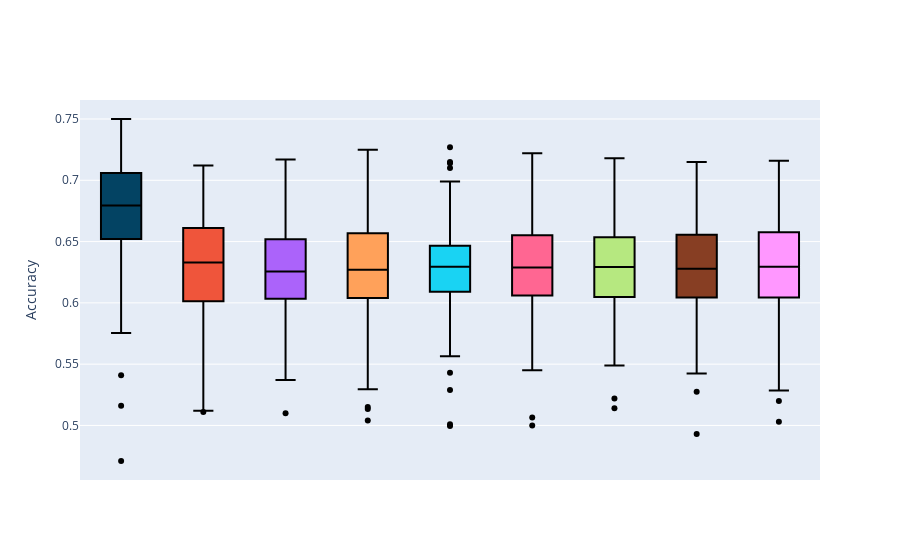

Notebook cell for this chart:
### Markdown cell above
#### Violin Plots

### Code cell
#box plots for model performamces
ma_i=copy.deepcopy(ma)

ma_i=ma_i.rename(columns={'CGAN_BASIC_DJ_SUPERVISED_CLASSIFIER':'CGAN_BASIC_SUPERVISED_CLASSIFIER'})


model_names_d1 = ['FULLY_SUPERVISED_CLASSIFIER',
                  'CGAN_BASIC_SUPERVISED_CLASSIFIER',
               'VAT',
               'TRIPLE_GAN',
               'SSL_GAN',
               'SSL_VAE',
               'ENTROPY_MINIMISATION',
               'LABEL_PROPAGATION',
               'PARTIAL_SUPERVISED_CLASSIFIER']


ma_i=ma_i[model_names_d1]

for m in model_names_d1:
    ma_i[m]=[float(result.split('|')[0]) for result in ma_i[m]]

fig = go.Figure()
for m in model_names_d1:
    fig.add_trace(go.Box(x=[m]*ma_i.shape[0],
                            y=ma_i[m],
                            name=m,
                        fillcolor=colours_dict[m],
                        marker_color="black"))

#fig.add_layout_image(dict(
#        source='causal_graphs/cg1.png',
#        x=0.7,
#        y=1,
#        )
#)


#fig.add_layout_image(dict(
#    source='causal_graphs/cg2.png',
#    x=0.7,
#    y=1,
#    )
#)

#ig.update_xaxes(title_text='Time')
fig.update_yaxes(title_text='Accuracy')
fig.update_xaxes(showticklabels=False)

fig.update_layout(showlegend=False)

fig.show()
fig.write_image("/media/krillman/240GB_DATA/codes2/SSL_GCM/collating_results/images/test_acc_g1_10000.png")

### Figure 1 — Plotly figure (JSON) as saved in the notebook; plotly's stock layout.template omitted (floating-point values rounded to 4 significant figures)
{"data": [{"fillcolor": "#034363", "marker": {"color": "black"}, "name": "FULLY_SUPERVISED_CLASSIFIER", "type": "box", "x": ["FULLY_SUPERVISED_CLASSIFIER", "FULLY_SUPERVISED_CLASSIFIER", "FULLY_SUPERVISED_CLASSIFIER", "FULLY_SUPERVISED_CLASSIFIER", "FULLY_SUPERVISED_CLASSIFIER", "FULLY_SUPERVISED_CLASSIFIER", "FULLY_SUPERVISED_CLASSIFIER", "FULLY_SUPERVISED_CLASSIFIER", "FULLY_SUPERVISED_CLASSIFIER", "FULLY_SUPERVISED_CLASSIFIER", "FULLY_SUPERVISED_CLASSIFIER", "FULLY_SUPERVISED_CLASSIFIER", "FULLY_SUPERVISED_CLASSIFIER", "FULLY_SUPERVISED_CLASSIFIER", "FULLY_SUPERVISED_CLASSIFIER", "FULLY_SUPERVISED_CLASSIFIER", "FULLY_SUPERVISED_CLASSIFIER", "FULLY_SUPERVISED_CLASSIFIER", "FULLY_SUPERVISED_CLASSIFIER", "FULLY_SUPERVISED_CLASSIFIER", "FULLY_SUPERVISED_CLASSIFIER", "FULLY_SUPERVISED_CLASSIFIER", "FULLY_SUPERVISED_CLASSIFIER", "FULLY_SUPERVISED_CLASSIFIER", "FULLY_SUPERVISED_CLASSIFIER", "FULLY_SUPERVISED_CLASSIFIER", "FULLY_SUPERVISED_CLASSIFIER", "FULLY_SUPERVISED_CLASSIFIER", "FULLY_SUPERVISED_CLASSIFIER", "FULLY_SUPERVISED_CLASSIFIER", "FULLY_SUPERVISED_CLASSIFIER", "FULLY_SUPERVISED_CLASSIFIER", "FULLY_SUPERVISED_CLASSIFIER", "FULLY_SUPERVISED_CLASSIFIER", "FULLY_SUPERVISED_CLASSIFIER", "FULLY_SUPERVISED_CLASSIFIER", "FULLY_SUPERVISED_CLASSIFIER", "FULLY_SUPERVISED_CLASSIFIER", "FULLY_SUPERVISED_CLASSIFIER", "FULLY_SUPERVISED_CLASSIFIER", "FULLY_SUPERVISED_CLASSIFIER", "FULLY_SUPERVISED_CLASSIFIER", "FULLY_SUPERVISED_CLASSIFIER", "FULLY_SUPERVISED_CLASSIFIER", "FULLY_SUPERVISED_CLASSIFIER", "FULLY_SUPERVISED_CLASSIFIER", "FULLY_SUPERVISED_CLASSIFIER", "FULLY_SUPERVISED_CLASSIFIER", "FULLY_SUPERVISED_CLASSIFIER", "FULLY_SUPERVISED_CLASSIFIER", "FULLY_SUPERVISED_CLASSIFIER", "FULLY_SUPERVISED_CLASSIFIER", "FULLY_SUPERVISED_CLASSIFIER", "FULLY_SUPERVISED_CLASSIFIER", "FULLY_SUPERVISED_CLASSIFIER", "FULLY_SUPERVISED_CLASSIFIER", "FULLY_SUPERVISED_CLASSIFIER", "FULLY_SUPERVISED_CLASSIFIER", "FULLY_SUPERVISED_CLASSIFIER", "FULLY_SUPERVISED_CLASSIFIER", "FULLY_SUPERVISED_CLASSIFIER", "FULLY_SUPERVISED_CLASSIFIER", "FULLY_SUPERVISED_CLASSIFIER", "FULLY_SUPERVISED_CLASSIFIER", "FULLY_SUPERVISED_CLASSIFIER", "FULLY_SUPERVISED_CLASSIFIER", "FULLY_SUPERVISED_CLASSIFIER", "FULLY_SUPERVISED_CLASSIFIER", "FULLY_SUPERVISED_CLASSIFIER", "FULLY_SUPERVISED_CLASSIFIER", "FULLY_SUPERVISED_CLASSIFIER", "FULLY_SUPERVISED_CLASSIFIER", "FULLY_SUPERVISED_CLASSIFIER", "FULLY_SUPERVISED_CLASSIFIER", "FULLY_SUPERVISED_CLASSIFIER", "FULLY_SUPERVISED_CLASSIFIER", "FULLY_SUPERVISED_CLASSIFIER", "FULLY_SUPERVISED_CLASSIFIER", "FULLY_SUPERVISED_CLASSIFIER", "FULLY_SUPERVISED_CLASSIFIER", "FULLY_SUPERVISED_CLASSIFIER", "FULLY_SUPERVISED_CLASSIFIER", "FULLY_SUPERVISED_CLASSIFIER", "FULLY_SUPERVISED_CLASSIFIER", "FULLY_SUPERVISED_CLASSIFIER", "FULLY_SUPERVISED_CLASSIFIER", "FULLY_SUPERVISED_CLASSIFIER", "FULLY_SUPERVISED_CLASSIFIER", "FULLY_SUPERVISED_CLASSIFIER", "FULLY_SUPERVISED_CLASSIFIER", "FULLY_SUPERVISED_CLASSIFIER", "FULLY_SUPERVISED_CLASSIFIER", "FULLY_SUPERVISED_CLASSIFIER", "FULLY_SUPERVISED_CLASSIFIER", "FULLY_SUPERVISED_CLASSIFIER", "FULLY_SUPERVISED_CLASSIFIER", "FULLY_SUPERVISED_CLASSIFIER", "FULLY_SUPERVISED_CLASSIFIER", "FULLY_SUPERVISED_CLASSIFIER", "FULLY_SUPERVISED_CLASSIFIER"], "y": [0.541, 0.74, 0.6397, 0.679, 0.7053, 0.6963, 0.714, 0.6763, 0.6224, 0.706, 0.684, 0.5804, 0.6713, 0.582, 0.7053, 0.71, 0.7203, 0.69, 0.704, 0.675, 0.721, 0.6494, 0.6414, 0.6324, 0.6593, 0.706, 0.6653, 0.6783, 0.6513, 0.658, 0.604, 0.6683, 0.713, 0.721, 0.471, 0.683, 0.6144, 0.732, 0.6474, 0.652, 0.716, 0.6533, 0.75, 0.649, 0.657, 0.669, 0.706, 0.5754, 0.701, 0.724, 0.673, 0.724, 0.738, 0.6523, 0.66, 0.71, 0.69, 0.68, 0.7403, 0.709, 0.7263, 0.722, 0.6394, 0.681, 0.657, 0.6893, 0.614, 0.685, 0.6883, 0.694, 0.702, 0.692, 0.683, 0.6943, 0.659, 0.711, 0.656, 0.7053, 0.627, 0.614, 0.7343, 0.677, 0.721, 0.634, 0.516, 0.658, 0.698, 0.661, 0.663, 0.7133, 0.6444, 0.591, 0.674, 0.673, 0.722, 0.6633, 0.721, 0.6853, 0.693, 0.651]}, {"fillcolor": "#EF553B", "marker": {"color": "black"}, "name": "CGAN_BASIC_SUPERVISED_CLASSIFIER", "type": "box", "x": ["CGAN_BASIC_SUPERVISED_CLASSIFIER", "CGAN_BASIC_SUPERVISED_CLASSIFIER", "CGAN_BASIC_SUPERVISED_CLASSIFIER", "CGAN_BASIC_SUPERVISED_CLASSIFIER", "CGAN_BASIC_SUPERVISED_CLASSIFIER", "CGAN_BASIC_SUPERVISED_CLASSIFIER", "CGAN_BASIC_SUPERVISED_CLASSIFIER", "CGAN_BASIC_SUPERVISED_CLASSIFIER", "CGAN_BASIC_SUPERVISED_CLASSIFIER", "CGAN_BASIC_SUPERVISED_CLASSIFIER", "CGAN_BASIC_SUPERVISED_CLASSIFIER", "CGAN_BASIC_SUPERVISED_CLASSIFIER", "CGAN_BASIC_SUPERVISED_CLASSIFIER", "CGAN_BASIC_SUPERVISED_CLASSIFIER", "CGAN_BASIC_SUPERVISED_CLASSIFIER", "CGAN_BASIC_SUPERVISED_CLASSIFIER", "CGAN_BASIC_SUPERVISED_CLASSIFIER", "CGAN_BASIC_SUPERVISED_CLASSIFIER", "CGAN_BASIC_SUPERVISED_CLASSIFIER", "CGAN_BASIC_SUPERVISED_CLASSIFIER", "CGAN_BASIC_SUPERVISED_CLASSIFIER", "CGAN_BASIC_SUPERVISED_CLASSIFIER", "CGAN_BASIC_SUPERVISED_CLASSIFIER", "CGAN_BASIC_SUPERVISED_CLASSIFIER", "CGAN_BASIC_SUPERVISED_CLASSIFIER", "CGAN_BASIC_SUPERVISED_CLASSIFIER", "CGAN_BASIC_SUPERVISED_CLASSIFIER", "CGAN_BASIC_SUPERVISED_CLASSIFIER", "CGAN_BASIC_SUPERVISED_CLASSIFIER", "CGAN_BASIC_SUPERVISED_CLASSIFIER", "CGAN_BASIC_SUPERVISED_CLASSIFIER", "CGAN_BASIC_SUPERVISED_CLASSIFIER", "CGAN_BASIC_SUPERVISED_CLASSIFIER", "CGAN_BASIC_SUPERVISED_CLASSIFIER", "CGAN_BASIC_SUPERVISED_CLASSIFIER", "CGAN_BASIC_SUPERVISED_CLASSIFIER", "CGAN_BASIC_SUPERVISED_CLASSIFIER", "CGAN_BASIC_SUPERVISED_CLASSIFIER", "CGAN_BASIC_SUPERVISED_CLASSIFIER", "CGAN_BASIC_SUPERVISED_CLASSIFIER", "CGAN_BASIC_SUPERVISED_CLASSIFIER", "CGAN_BASIC_SUPERVISED_CLASSIFIER", "CGAN_BASIC_SUPERVISED_CLASSIFIER", "CGAN_BASIC_SUPERVISED_CLASSIFIER", "CGAN_BASIC_SUPERVISED_CLASSIFIER", "CGAN_BASIC_SUPERVISED_CLASSIFIER", "CGAN_BASIC_SUPERVISED_CLASSIFIER", "CGAN_BASIC_SUPERVISED_CLASSIFIER", "CGAN_BASIC_SUPERVISED_CLASSIFIER", "CGAN_BASIC_SUPERVISED_CLASSIFIER", "CGAN_BASIC_SUPERVISED_CLASSIFIER", "CGAN_BASIC_SUPERVISED_CLASSIFIER", "CGAN_BASIC_SUPERVISED_CLASSIFIER", "CGAN_BASIC_SUPERVISED_CLASSIFIER", "CGAN_BASIC_SUPERVISED_CLASSIFIER", "CGAN_BASIC_SUPERVISED_CLASSIFIER", "CGAN_BASIC_SUPERVISED_CLASSIFIER", "CGAN_BASIC_SUPERVISED_CLASSIFIER", "CGAN_BASIC_SUPERVISED_CLASSIFIER", "CGAN_BASIC_SUPERVISED_CLASSIFIER", "CGAN_BASIC_SUPERVISED_CLASSIFIER", "CGAN_BASIC_SUPERVISED_CLASSIFIER", "CGAN_BASIC_SUPERVISED_CLASSIFIER", "CGAN_BASIC_SUPERVISED_CLASSIFIER", "CGAN_BASIC_SUPERVISED_CLASSIFIER", "CGAN_BASIC_SUPERVISED_CLASSIFIER", "CGAN_BASIC_SUPERVISED_CLASSIFIER", "CGAN_BASIC_SUPERVISED_CLASSIFIER", "CGAN_BASIC_SUPERVISED_CLASSIFIER", "CGAN_BASIC_SUPERVISED_CLASSIFIER", "CGAN_BASIC_SUPERVISED_CLASSIFIER", "CGAN_BASIC_SUPERVISED_CLASSIFIER", "CGAN_BASIC_SUPERVISED_CLASSIFIER", "CGAN_BASIC_SUPERVISED_CLASSIFIER", "CGAN_BASIC_SUPERVISED_CLASSIFIER", "CGAN_BASIC_SUPERVISED_CLASSIFIER", "CGAN_BASIC_SUPERVISED_CLASSIFIER", "CGAN_BASIC_SUPERVISED_CLASSIFIER", "CGAN_BASIC_SUPERVISED_CLASSIFIER", "CGAN_BASIC_SUPERVISED_CLASSIFIER", "CGAN_BASIC_SUPERVISED_CLASSIFIER", "CGAN_BASIC_SUPERVISED_CLASSIFIER", "CGAN_BASIC_SUPERVISED_CLASSIFIER", "CGAN_BASIC_SUPERVISED_CLASSIFIER", "CGAN_BASIC_SUPERVISED_CLASSIFIER", "CGAN_BASIC_SUPERVISED_CLASSIFIER", "CGAN_BASIC_SUPERVISED_CLASSIFIER", "CGAN_BASIC_SUPERVISED_CLASSIFIER", "CGAN_BASIC_SUPERVISED_CLASSIFIER", "CGAN_BASIC_SUPERVISED_CLASSIFIER", "CGAN_BASIC_SUPERVISED_CLASSIFIER", "CGAN_BASIC_SUPERVISED_CLASSIFIER", "CGAN_BASIC_SUPERVISED_CLASSIFIER", "CGAN_BASIC_SUPERVISED_CLASSIFIER", "CGAN_BASIC_SUPERVISED_CLASSIFIER", "CGAN_BASIC_SUPERVISED_CLASSIFIER", "CGAN_BASIC_SUPERVISED_CLASSIFIER", "CGAN_BASIC_SUPERVISED_CLASSIFIER", "CGAN_BASIC_SUPERVISED_CLASSIFIER", "CGAN_BASIC_SUPERVISED_CLASSIFIER"], "y": [0.512, 0.63, 0.6337, 0.598, 0.6184, 0.6274, 0.683, 0.6194, 0.5475, 0.623, 0.591, 0.5864, 0.6094, 0.595, 0.6773, 0.702, 0.6543, 0.672, 0.564, 0.652, 0.694, 0.6683, 0.6144, 0.5664, 0.6484, 0.635, 0.6404, 0.6733, 0.6394, 0.615, 0.635, 0.6024, 0.645, 0.705, 0.511, 0.647, 0.6064, 0.629, 0.6613, 0.612, 0.669, 0.6054, 0.704, 0.599, 0.666, 0.597, 0.661, 0.5544, 0.685, 0.69, 0.594, 0.676, 0.658, 0.6513, 0.614, 0.655, 0.65, 0.685, 0.6533, 0.69, 0.6803, 0.712, 0.5844, 0.648, 0.606, 0.6434, 0.587, 0.583, 0.6034, 0.639, 0.66, 0.682, 0.633, 0.6753, 0.633, 0.544, 0.641, 0.6563, 0.609, 0.523, 0.6863, 0.652, 0.63, 0.578, 0.577, 0.59, 0.604, 0.641, 0.627, 0.6004, 0.6054, 0.562, 0.615, 0.669, 0.674, 0.7083, 0.617, 0.5395, 0.618, 0.582]}, {"fillcolor": "#AB63FA", "marker": {"color": "black"}, "name": "VAT", "type": "box", "x": ["VAT", "VAT", "VAT", "VAT", "VAT", "VAT", "VAT", "VAT", "VAT", "VAT", "VAT", "VAT", "VAT", "VAT", "VAT", "VAT", "VAT", "VAT", "VAT", "VAT", "VAT", "VAT", "VAT", "VAT", "VAT", "VAT", "VAT", "VAT", "VAT", "VAT", "VAT", "VAT", "VAT", "VAT", "VAT", "VAT", "VAT", "VAT", "VAT", "VAT", "VAT", "VAT", "VAT", "VAT", "VAT", "VAT", "VAT", "VAT", "VAT", "VAT", "VAT", "VAT", "VAT", "VAT", "VAT", "VAT", "VAT", "VAT", "VAT", "VAT", "VAT", "VAT", "VAT", "VAT", "VAT", "VAT", "VAT", "VAT", "VAT", "VAT", "VAT", "VAT", "VAT", "VAT", "VAT", "VAT", "VAT", "VAT", "VAT", "VAT", "VAT", "VAT", "VAT", "VAT", "VAT", "VAT", "VAT", "VAT", "VAT", "VAT", "VAT", "VAT", "VAT", "VAT", "VAT", "VAT", "VAT", "VAT", "VAT", "VAT"], "y": [0.51, 0.639, 0.6567, 0.606, 0.6004, 0.6034, 0.657, 0.6224, 0.5614, 0.633, 0.642, 0.5844, 0.6294, 0.58, 0.6873, 0.692, 0.5984, 0.676, 0.625, 0.623, 0.696, 0.6593, 0.6034, 0.6104, 0.5994, 0.657, 0.6434, 0.6344, 0.6254, 0.614, 0.605, 0.6913, 0.639, 0.602, 0.554, 0.634, 0.5694, 0.614, 0.5964, 0.602, 0.626, 0.5614, 0.717, 0.591, 0.691, 0.593, 0.639, 0.5485, 0.621, 0.671, 0.641, 0.643, 0.654, 0.6523, 0.628, 0.657, 0.667, 0.655, 0.6893, 0.696, 0.6753, 0.708, 0.5934, 0.64, 0.635, 0.6264, 0.576, 0.618, 0.6204, 0.616, 0.622, 0.537, 0.663, 0.6693, 0.588, 0.552, 0.64, 0.6513, 0.557, 0.553, 0.6613, 0.542, 0.656, 0.6255, 0.6255, 0.6255, 0.6255, 0.6255, 0.6255, 0.6255, 0.6255, 0.6255, 0.6255, 0.6255, 0.6255, 0.6255, 0.6255, 0.6255, 0.6255, 0.6255]}, {"fillcolor": "#FFA15A", "marker": {"color": "black"}, "name": "TRIPLE_GAN", "type": "box", "x": ["TRIPLE_GAN", "TRIPLE_GAN", "TRIPLE_GAN", "TRIPLE_GAN", "TRIPLE_GAN", "TRIPLE_GAN", "TRIPLE_GAN", "TRIPLE_GAN", "TRIPLE_GAN", "TRIPLE_GAN", "TRIPLE_GAN", "TRIPLE_GAN", "TRIPLE_GAN", "TRIPLE_GAN", "TRIPLE_GAN", "TRIPLE_GAN", "TRIPLE_GAN", "TRIPLE_GAN", "TRIPLE_GAN", "TRIPLE_GAN", "TRIPLE_GAN", "TRIPLE_GAN", "TRIPLE_GAN", "TRIPLE_GAN", "TRIPLE_GAN", "TRIPLE_GAN", "TRIPLE_GAN", "TRIPLE_GAN", "TRIPLE_GAN", "TRIPLE_GAN", "TRIPLE_GAN", "TRIPLE_GAN", "TRIPLE_GAN", "TRIPLE_GAN", "TRIPLE_GAN", "TRIPLE_GAN", "TRIPLE_GAN", "TRIPLE_GAN", "TRIPLE_GAN", "TRIPLE_GAN", "TRIPLE_GAN", "TRIPLE_GAN", "TRIPLE_GAN", "TRIPLE_GAN", "TRIPLE_GAN", "TRIPLE_GAN", "TRIPLE_GAN", "TRIPLE_GAN", "TRIPLE_GAN", "TRIPLE_GAN", "TRIPLE_GAN", "TRIPLE_GAN", "TRIPLE_GAN", "TRIPLE_GAN", "TRIPLE_GAN", "TRIPLE_GAN", "TRIPLE_GAN", "TRIPLE_GAN", "TRIPLE_GAN", "TRIPLE_GAN", "TRIPLE_GAN", "TRIPLE_GAN", "TRIPLE_GAN", "TRIPLE_GAN", "TRIPLE_GAN", "TRIPLE_GAN", "TRIPLE_GAN", "TRIPLE_GAN", "TRIPLE_GAN", "TRIPLE_GAN", "TRIPLE_GAN", "TRIPLE_GAN", "TRIPLE_GAN", "TRIPLE_GAN", "TRIPLE_GAN", "TRIPLE_GAN", "TRIPLE_GAN", "TRIPLE_GAN", "TRIPLE_GAN", "TRIPLE_GAN", "TRIPLE_GAN", "TRIPLE_GAN", "TRIPLE_GAN", "TRIPLE_GAN", "TRIPLE_GAN", "TRIPLE_GAN", "TRIPLE_GAN", "TRIPLE_GAN", "TRIPLE_GAN", "TRIPLE_GAN", "TRIPLE_GAN", "TRIPLE_GAN", "TRIPLE_GAN", "TRIPLE_GAN", "TRIPLE_GAN", "TRIPLE_GAN", "TRIPLE_GAN", "TRIPLE_GAN", "TRIPLE_GAN", "TRIPLE_GAN"], "y": [0.515, 0.622, 0.6447, 0.602, 0.6464, 0.6903, 0.686, 0.6404, 0.5694, 0.628, 0.631, 0.5984, 0.6603, 0.583, 0.6783, 0.697, 0.5984, 0.647, 0.539, 0.659, 0.667, 0.6543, 0.5664, 0.5764, 0.5514, 0.589, 0.6374, 0.6434, 0.5814, 0.56, 0.596, 0.5904, 0.648, 0.725, 0.504, 0.654, 0.5295, 0.635, 0.6583, 0.615, 0.637, 0.5584, 0.7, 0.632, 0.688, 0.654, 0.68, 0.5135, 0.588, 0.675, 0.555, 0.665, 0.664, 0.6793, 0.621, 0.623, 0.646, 0.636, 0.6274, 0.661, 0.6553, 0.701, 0.5974, 0.665, 0.63, 0.6254, 0.606, 0.621, 0.6234, 0.562, 0.683, 0.635, 0.661, 0.6893, 0.63, 0.576, 0.636, 0.6723, 0.618, 0.547, 0.6474, 0.667, 0.674, 0.627, 0.627, 0.627, 0.627, 0.627, 0.627, 0.627, 0.627, 0.627, 0.627, 0.627, 0.627, 0.627, 0.627, 0.627, 0.627, 0.627]}, {"fillcolor": "#19D3F3", "marker": {"color": "black"}, "name": "SSL_GAN", "type": "box", "x": ["SSL_GAN", "SSL_GAN", "SSL_GAN", "SSL_GAN", "SSL_GAN", "SSL_GAN", "SSL_GAN", "SSL_GAN", "SSL_GAN", "SSL_GAN", "SSL_GAN", "SSL_GAN", "SSL_GAN", "SSL_GAN", "SSL_GAN", "SSL_GAN", "SSL_GAN", "SSL_GAN", "SSL_GAN", "SSL_GAN", "SSL_GAN", "SSL_GAN", "SSL_GAN", "SSL_GAN", "SSL_GAN", "SSL_GAN", "SSL_GAN", "SSL_GAN", "SSL_GAN", "SSL_GAN", "SSL_GAN", "SSL_GAN", "SSL_GAN", "SSL_GAN", "SSL_GAN", "SSL_GAN", "SSL_GAN", "SSL_GAN", "SSL_GAN", "SSL_GAN", "SSL_GAN", "SSL_GAN", "SSL_GAN", "SSL_GAN", "SSL_GAN", "SSL_GAN", "SSL_GAN", "SSL_GAN", "SSL_GAN", "SSL_GAN", "SSL_GAN", "SSL_GAN", "SSL_GAN", "SSL_GAN", "SSL_GAN", "SSL_GAN", "SSL_GAN", "SSL_GAN", "SSL_GAN", "SSL_GAN", "SSL_GAN", "SSL_GAN", "SSL_GAN", "SSL_GAN", "SSL_GAN", "SSL_GAN", "SSL_GAN", "SSL_GAN", "SSL_GAN", "SSL_GAN", "SSL_GAN", "SSL_GAN", "SSL_GAN", "SSL_GAN", "SSL_GAN", "SSL_GAN", "SSL_GAN", "SSL_GAN", "SSL_GAN", "SSL_GAN", "SSL_GAN", "SSL_GAN", "SSL_GAN", "SSL_GAN", "SSL_GAN", "SSL_GAN", "SSL_GAN", "SSL_GAN", "SSL_GAN", "SSL_GAN", "SSL_GAN", "SSL_GAN", "SSL_GAN", "SSL_GAN", "SSL_GAN", "SSL_GAN", "SSL_GAN", "SSL_GAN", "SSL_GAN", "SSL_GAN"], "y": [0.501, 0.651, 0.6397, 0.612, 0.6034, 0.6543, 0.646, 0.6364, 0.5564, 0.608, 0.63, 0.5734, 0.6663, 0.588, 0.6813, 0.71, 0.6034, 0.642, 0.572, 0.619, 0.682, 0.6424, 0.6034, 0.5934, 0.6194, 0.677, 0.6364, 0.6553, 0.6384, 0.529, 0.608, 0.6204, 0.647, 0.727, 0.543, 0.626, 0.5564, 0.61, 0.6434, 0.62, 0.616, 0.5984, 0.714, 0.63, 0.645, 0.634, 0.629, 0.4995, 0.636, 0.692, 0.636, 0.633, 0.654, 0.6633, 0.608, 0.624, 0.651, 0.677, 0.6324, 0.699, 0.6653, 0.715, 0.5964, 0.645, 0.602, 0.6454, 0.593, 0.597, 0.6444, 0.634, 0.645, 0.664, 0.662, 0.6873, 0.602, 0.586, 0.649, 0.6663, 0.634, 0.578, 0.6803, 0.578, 0.636, 0.6295, 0.6295, 0.6295, 0.6295, 0.6295, 0.6295, 0.6295, 0.6295, 0.6295, 0.6295, 0.6295, 0.6295, 0.6295, 0.6295, 0.6295, 0.6295, 0.6295]}, {"fillcolor": "#FF6692", "marker": {"color": "black"}, "name": "SSL_VAE", "type": "box", "x": ["SSL_VAE", "SSL_VAE", "SSL_VAE", "SSL_VAE", "SSL_VAE", "SSL_VAE", "SSL_VAE", "SSL_VAE", "SSL_VAE", "SSL_VAE", "SSL_VAE", "SSL_VAE", "SSL_VAE", "SSL_VAE", "SSL_VAE", "SSL_VAE", "SSL_VAE", "SSL_VAE", "SSL_VAE", "SSL_VAE", "SSL_VAE", "SSL_VAE", "SSL_VAE", "SSL_VAE", "SSL_VAE", "SSL_VAE", "SSL_VAE", "SSL_VAE", "SSL_VAE", "SSL_VAE", "SSL_VAE", "SSL_VAE", "SSL_VAE", "SSL_VAE", "SSL_VAE", "SSL_VAE", "SSL_VAE", "SSL_VAE", "SSL_VAE", "SSL_VAE", "SSL_VAE", "SSL_VAE", "SSL_VAE", "SSL_VAE", "SSL_VAE", "SSL_VAE", "SSL_VAE", "SSL_VAE", "SSL_VAE", "SSL_VAE", "SSL_VAE", "SSL_VAE", "SSL_VAE", "SSL_VAE", "SSL_VAE", "SSL_VAE", "SSL_VAE", "SSL_VAE", "SSL_VAE", "SSL_VAE", "SSL_VAE", "SSL_VAE", "SSL_VAE", "SSL_VAE", "SSL_VAE", "SSL_VAE", "SSL_VAE", "SSL_VAE", "SSL_VAE", "SSL_VAE", "SSL_VAE", "SSL_VAE", "SSL_VAE", "SSL_VAE", "SSL_VAE", "SSL_VAE", "SSL_VAE", "SSL_VAE", "SSL_VAE", "SSL_VAE", "SSL_VAE", "SSL_VAE", "SSL_VAE", "SSL_VAE", "SSL_VAE", "SSL_VAE", "SSL_VAE", "SSL_VAE", "SSL_VAE", "SSL_VAE", "SSL_VAE", "SSL_VAE", "SSL_VAE", "SSL_VAE", "SSL_VAE", "SSL_VAE", "SSL_VAE", "SSL_VAE", "SSL_VAE", "SSL_VAE"], "y": [0.5, 0.584, 0.6437, 0.609, 0.5554, 0.6653, 0.642, 0.6384, 0.5604, 0.597, 0.593, 0.5954, 0.6563, 0.599, 0.6833, 0.693, 0.6244, 0.68, 0.603, 0.664, 0.707, 0.6374, 0.6004, 0.5604, 0.5504, 0.683, 0.6414, 0.6523, 0.5534, 0.609, 0.617, 0.6144, 0.639, 0.686, 0.545, 0.613, 0.5644, 0.659, 0.6484, 0.595, 0.638, 0.5684, 0.722, 0.618, 0.638, 0.601, 0.669, 0.5065, 0.64, 0.657, 0.65, 0.641, 0.662, 0.6823, 0.616, 0.686, 0.643, 0.65, 0.6723, 0.67, 0.6753, 0.72, 0.6344, 0.649, 0.612, 0.6364, 0.596, 0.617, 0.6024, 0.655, 0.662, 0.657, 0.648, 0.6713, 0.618, 0.577, 0.588, 0.6553, 0.634, 0.575, 0.6883, 0.602, 0.6289, 0.6289, 0.6289, 0.6289, 0.6289, 0.6289, 0.6289, 0.6289, 0.6289, 0.6289, 0.6289, 0.6289, 0.6289, 0.6289, 0.6289, 0.6289, 0.6289, 0.6289]}, {"fillcolor": "#B6E880", "marker": {"color": "black"}, "name": "ENTROPY_MINIMISATION", "type": "box", "x": ["ENTROPY_MINIMISATION", "ENTROPY_MINIMISATION", "ENTROPY_MINIMISATION", "ENTROPY_MINIMISATION", "ENTROPY_MINIMISATION", "ENTROPY_MINIMISATION", "ENTROPY_MINIMISATION", "ENTROPY_MINIMISATION", "ENTROPY_MINIMISATION", "ENTROPY_MINIMISATION", "ENTROPY_MINIMISATION", "ENTROPY_MINIMISATION", "ENTROPY_MINIMISATION", "ENTROPY_MINIMISATION", "ENTROPY_MINIMISATION", "ENTROPY_MINIMISATION", "ENTROPY_MINIMISATION", "ENTROPY_MINIMISATION", "ENTROPY_MINIMISATION", "ENTROPY_MINIMISATION", "ENTROPY_MINIMISATION", "ENTROPY_MINIMISATION", "ENTROPY_MINIMISATION", "ENTROPY_MINIMISATION", "ENTROPY_MINIMISATION", "ENTROPY_MINIMISATION", "ENTROPY_MINIMISATION", "ENTROPY_MINIMISATION", "ENTROPY_MINIMISATION", "ENTROPY_MINIMISATION", "ENTROPY_MINIMISATION", "ENTROPY_MINIMISATION", "ENTROPY_MINIMISATION", "ENTROPY_MINIMISATION", "ENTROPY_MINIMISATION", "ENTROPY_MINIMISATION", "ENTROPY_MINIMISATION", "ENTROPY_MINIMISATION", "ENTROPY_MINIMISATION", "ENTROPY_MINIMISATION", "ENTROPY_MINIMISATION", "ENTROPY_MINIMISATION", "ENTROPY_MINIMISATION", "ENTROPY_MINIMISATION", "ENTROPY_MINIMISATION", "ENTROPY_MINIMISATION", "ENTROPY_MINIMISATION", "ENTROPY_MINIMISATION", "ENTROPY_MINIMISATION", "ENTROPY_MINIMISATION", "ENTROPY_MINIMISATION", "ENTROPY_MINIMISATION", "ENTROPY_MINIMISATION", "ENTROPY_MINIMISATION", "ENTROPY_MINIMISATION", "ENTROPY_MINIMISATION", "ENTROPY_MINIMISATION", "ENTROPY_MINIMISATION", "ENTROPY_MINIMISATION", "ENTROPY_MINIMISATION", "ENTROPY_MINIMISATION", "ENTROPY_MINIMISATION", "ENTROPY_MINIMISATION", "ENTROPY_MINIMISATION", "ENTROPY_MINIMISATION", "ENTROPY_MINIMISATION", "ENTROPY_MINIMISATION", "ENTROPY_MINIMISATION", "ENTROPY_MINIMISATION", "ENTROPY_MINIMISATION", "ENTROPY_MINIMISATION", "ENTROPY_MINIMISATION", "ENTROPY_MINIMISATION", "ENTROPY_MINIMISATION", "ENTROPY_MINIMISATION", "ENTROPY_MINIMISATION", "ENTROPY_MINIMISATION", "ENTROPY_MINIMISATION", "ENTROPY_MINIMISATION", "ENTROPY_MINIMISATION", "ENTROPY_MINIMISATION", "ENTROPY_MINIMISATION", "ENTROPY_MINIMISATION", "ENTROPY_MINIMISATION", "ENTROPY_MINIMISATION", "ENTROPY_MINIMISATION", "ENTROPY_MINIMISATION", "ENTROPY_MINIMISATION", "ENTROPY_MINIMISATION", "ENTROPY_MINIMISATION", "ENTROPY_MINIMISATION", "ENTROPY_MINIMISATION", "ENTROPY_MINIMISATION", "ENTROPY_MINIMISATION", "ENTROPY_MINIMISATION", "ENTROPY_MINIMISATION", "ENTROPY_MINIMISATION", "ENTROPY_MINIMISATION", "ENTROPY_MINIMISATION", "ENTROPY_MINIMISATION"], "y": [0.522, 0.606, 0.6128, 0.598, 0.6494, 0.6194, 0.701, 0.6194, 0.5894, 0.624, 0.637, 0.5714, 0.6464, 0.596, 0.6743, 0.7, 0.5664, 0.666, 0.573, 0.664, 0.704, 0.6593, 0.5934, 0.5614, 0.6174, 0.655, 0.6444, 0.6503, 0.5514, 0.568, 0.592, 0.6254, 0.602, 0.697, 0.514, 0.619, 0.5614, 0.639, 0.6643, 0.549, 0.619, 0.5554, 0.718, 0.603, 0.651, 0.605, 0.672, 0.5504, 0.669, 0.692, 0.65, 0.647, 0.644, 0.6613, 0.641, 0.635, 0.669, 0.681, 0.6613, 0.697, 0.6823, 0.714, 0.6234, 0.641, 0.588, 0.6044, 0.589, 0.637, 0.6464, 0.643, 0.652, 0.636, 0.656, 0.6793, 0.616, 0.584, 0.623, 0.6653, 0.628, 0.564, 0.6983, 0.634, 0.597, 0.6292, 0.6292, 0.6292, 0.6292, 0.6292, 0.6292, 0.6292, 0.6292, 0.6292, 0.6292, 0.6292, 0.6292, 0.6292, 0.6292, 0.6292, 0.6292, 0.6292]}, {"fillcolor": "#873E23", "marker": {"color": "black"}, "name": "LABEL_PROPAGATION", "type": "box", "x": ["LABEL_PROPAGATION", "LABEL_PROPAGATION", "LABEL_PROPAGATION", "LABEL_PROPAGATION", "LABEL_PROPAGATION", "LABEL_PROPAGATION", "LABEL_PROPAGATION", "LABEL_PROPAGATION", "LABEL_PROPAGATION", "LABEL_PROPAGATION", "LABEL_PROPAGATION", "LABEL_PROPAGATION", "LABEL_PROPAGATION", "LABEL_PROPAGATION", "LABEL_PROPAGATION", "LABEL_PROPAGATION", "LABEL_PROPAGATION", "LABEL_PROPAGATION", "LABEL_PROPAGATION", "LABEL_PROPAGATION", "LABEL_PROPAGATION", "LABEL_PROPAGATION", "LABEL_PROPAGATION", "LABEL_PROPAGATION", "LABEL_PROPAGATION", "LABEL_PROPAGATION", "LABEL_PROPAGATION", "LABEL_PROPAGATION", "LABEL_PROPAGATION", "LABEL_PROPAGATION", "LABEL_PROPAGATION", "LABEL_PROPAGATION", "LABEL_PROPAGATION", "LABEL_PROPAGATION", "LABEL_PROPAGATION", "LABEL_PROPAGATION", "LABEL_PROPAGATION", "LABEL_PROPAGATION", "LABEL_PROPAGATION", "LABEL_PROPAGATION", "LABEL_PROPAGATION", "LABEL_PROPAGATION", "LABEL_PROPAGATION", "LABEL_PROPAGATION", "LABEL_PROPAGATION", "LABEL_PROPAGATION", "LABEL_PROPAGATION", "LABEL_PROPAGATION", "LABEL_PROPAGATION", "LABEL_PROPAGATION", "LABEL_PROPAGATION", "LABEL_PROPAGATION", "LABEL_PROPAGATION", "LABEL_PROPAGATION", "LABEL_PROPAGATION", "LABEL_PROPAGATION", "LABEL_PROPAGATION", "LABEL_PROPAGATION", "LABEL_PROPAGATION", "LABEL_PROPAGATION", "LABEL_PROPAGATION", "LABEL_PROPAGATION", "LABEL_PROPAGATION", "LABEL_PROPAGATION", "LABEL_PROPAGATION", "LABEL_PROPAGATION", "LABEL_PROPAGATION", "LABEL_PROPAGATION", "LABEL_PROPAGATION", "LABEL_PROPAGATION", "LABEL_PROPAGATION", "LABEL_PROPAGATION", "LABEL_PROPAGATION", "LABEL_PROPAGATION", "LABEL_PROPAGATION", "LABEL_PROPAGATION", "LABEL_PROPAGATION", "LABEL_PROPAGATION", "LABEL_PROPAGATION", "LABEL_PROPAGATION", "LABEL_PROPAGATION", "LABEL_PROPAGATION", "LABEL_PROPAGATION", "LABEL_PROPAGATION", "LABEL_PROPAGATION", "LABEL_PROPAGATION", "LABEL_PROPAGATION", "LABEL_PROPAGATION", "LABEL_PROPAGATION", "LABEL_PROPAGATION", "LABEL_PROPAGATION", "LABEL_PROPAGATION", "LABEL_PROPAGATION", "LABEL_PROPAGATION", "LABEL_PROPAGATION", "LABEL_PROPAGATION", "LABEL_PROPAGATION", "LABEL_PROPAGATION", "LABEL_PROPAGATION", "LABEL_PROPAGATION"], "y": [0.493, 0.638, 0.6447, 0.602, 0.6673, 0.6054, 0.649, 0.6044, 0.5684, 0.597, 0.623, 0.6094, 0.6593, 0.591, 0.6873, 0.701, 0.5874, 0.664, 0.595, 0.633, 0.694, 0.6414, 0.6014, 0.6044, 0.6254, 0.639, 0.6454, 0.6414, 0.5744, 0.559, 0.626, 0.6643, 0.633, 0.665, 0.57, 0.638, 0.5534, 0.602, 0.6623, 0.55, 0.628, 0.5425, 0.715, 0.63, 0.685, 0.605, 0.666, 0.5275, 0.657, 0.7, 0.573, 0.654, 0.688, 0.6883, 0.592, 0.654, 0.652, 0.668, 0.6743, 0.667, 0.6603, 0.713, 0.6314, 0.639, 0.606, 0.6364, 0.582, 0.621, 0.6314, 0.638, 0.693, 0.593, 0.606, 0.6653, 0.583, 0.573, 0.609, 0.6673, 0.57, 0.574, 0.7003, 0.615, 0.6278, 0.6278, 0.6278, 0.6278, 0.6278, 0.6278, 0.6278, 0.6278, 0.6278, 0.6278, 0.6278, 0.6278, 0.6278, 0.6278, 0.6278, 0.6278, 0.6278, 0.6278]}, {"fillcolor": "#FF97FF", "marker": {"color": "black"}, "name": "PARTIAL_SUPERVISED_CLASSIFIER", "type": "box", "x": ["PARTIAL_SUPERVISED_CLASSIFIER", "PARTIAL_SUPERVISED_CLASSIFIER", "PARTIAL_SUPERVISED_CLASSIFIER", "PARTIAL_SUPERVISED_CLASSIFIER", "PARTIAL_SUPERVISED_CLASSIFIER", "PARTIAL_SUPERVISED_CLASSIFIER", "PARTIAL_SUPERVISED_CLASSIFIER", "PARTIAL_SUPERVISED_CLASSIFIER", "PARTIAL_SUPERVISED_CLASSIFIER", "PARTIAL_SUPERVISED_CLASSIFIER", "PARTIAL_SUPERVISED_CLASSIFIER", "PARTIAL_SUPERVISED_CLASSIFIER", "PARTIAL_SUPERVISED_CLASSIFIER", "PARTIAL_SUPERVISED_CLASSIFIER", "PARTIAL_SUPERVISED_CLASSIFIER", "PARTIAL_SUPERVISED_CLASSIFIER", "PARTIAL_SUPERVISED_CLASSIFIER", "PARTIAL_SUPERVISED_CLASSIFIER", "PARTIAL_SUPERVISED_CLASSIFIER", "PARTIAL_SUPERVISED_CLASSIFIER", "PARTIAL_SUPERVISED_CLASSIFIER", "PARTIAL_SUPERVISED_CLASSIFIER", "PARTIAL_SUPERVISED_CLASSIFIER", "PARTIAL_SUPERVISED_CLASSIFIER", "PARTIAL_SUPERVISED_CLASSIFIER", "PARTIAL_SUPERVISED_CLASSIFIER", "PARTIAL_SUPERVISED_CLASSIFIER", "PARTIAL_SUPERVISED_CLASSIFIER", "PARTIAL_SUPERVISED_CLASSIFIER", "PARTIAL_SUPERVISED_CLASSIFIER", "PARTIAL_SUPERVISED_CLASSIFIER", "PARTIAL_SUPERVISED_CLASSIFIER", "PARTIAL_SUPERVISED_CLASSIFIER", "PARTIAL_SUPERVISED_CLASSIFIER", "PARTIAL_SUPERVISED_CLASSIFIER", "PARTIAL_SUPERVISED_CLASSIFIER", "PARTIAL_SUPERVISED_CLASSIFIER", "PARTIAL_SUPERVISED_CLASSIFIER", "PARTIAL_SUPERVISED_CLASSIFIER", "PARTIAL_SUPERVISED_CLASSIFIER", "PARTIAL_SUPERVISED_CLASSIFIER", "PARTIAL_SUPERVISED_CLASSIFIER", "PARTIAL_SUPERVISED_CLASSIFIER", "PARTIAL_SUPERVISED_CLASSIFIER", "PARTIAL_SUPERVISED_CLASSIFIER", "PARTIAL_SUPERVISED_CLASSIFIER", "PARTIAL_SUPERVISED_CLASSIFIER", "PARTIAL_SUPERVISED_CLASSIFIER", "PARTIAL_SUPERVISED_CLASSIFIER", "PARTIAL_SUPERVISED_CLASSIFIER", "PARTIAL_SUPERVISED_CLASSIFIER", "PARTIAL_SUPERVISED_CLASSIFIER", "PARTIAL_SUPERVISED_CLASSIFIER", "PARTIAL_SUPERVISED_CLASSIFIER", "PARTIAL_SUPERVISED_CLASSIFIER", "PARTIAL_SUPERVISED_CLASSIFIER", "PARTIAL_SUPERVISED_CLASSIFIER", "PARTIAL_SUPERVISED_CLASSIFIER", "PARTIAL_SUPERVISED_CLASSIFIER", "PARTIAL_SUPERVISED_CLASSIFIER", "PARTIAL_SUPERVISED_CLASSIFIER", "PARTIAL_SUPERVISED_CLASSIFIER", "PARTIAL_SUPERVISED_CLASSIFIER", "PARTIAL_SUPERVISED_CLASSIFIER", "PARTIAL_SUPERVISED_CLASSIFIER", "PARTIAL_SUPERVISED_CLASSIFIER", "PARTIAL_SUPERVISED_CLASSIFIER", "PARTIAL_SUPERVISED_CLASSIFIER", "PARTIAL_SUPERVISED_CLASSIFIER", "PARTIAL_SUPERVISED_CLASSIFIER", "PARTIAL_SUPERVISED_CLASSIFIER", "PARTIAL_SUPERVISED_CLASSIFIER", "PARTIAL_SUPERVISED_CLASSIFIER", "PARTIAL_SUPERVISED_CLASSIFIER", "PARTIAL_SUPERVISED_CLASSIFIER", "PARTIAL_SUPERVISED_CLASSIFIER", "PARTIAL_SUPERVISED_CLASSIFIER", "PARTIAL_SUPERVISED_CLASSIFIER", "PARTIAL_SUPERVISED_CLASSIFIER", "PARTIAL_SUPERVISED_CLASSIFIER", "PARTIAL_SUPERVISED_CLASSIFIER", "PARTIAL_SUPERVISED_CLASSIFIER", "PARTIAL_SUPERVISED_CLASSIFIER", "PARTIAL_SUPERVISED_CLASSIFIER", "PARTIAL_SUPERVISED_CLASSIFIER", "PARTIAL_SUPERVISED_CLASSIFIER", "PARTIAL_SUPERVISED_CLASSIFIER", "PARTIAL_SUPERVISED_CLASSIFIER", "PARTIAL_SUPERVISED_CLASSIFIER", "PARTIAL_SUPERVISED_CLASSIFIER", "PARTIAL_SUPERVISED_CLASSIFIER", "PARTIAL_SUPERVISED_CLASSIFIER", "PARTIAL_SUPERVISED_CLASSIFIER", "PARTIAL_SUPERVISED_CLASSIFIER", "PARTIAL_SUPERVISED_CLASSIFIER", "PARTIAL_SUPERVISED_CLASSIFIER", "PARTIAL_SUPERVISED_CLASSIFIER", "PARTIAL_SUPERVISED_CLASSIFIER", "PARTIAL_SUPERVISED_CLASSIFIER", "PARTIAL_SUPERVISED_CLASSIFIER"], "y": [0.503, 0.625, 0.6497, 0.61, 0.6364, 0.6563, 0.701, 0.6344, 0.5914, 0.618, 0.631, 0.5664, 0.6364, 0.592, 0.6743, 0.677, 0.6154, 0.642, 0.627, 0.664, 0.705, 0.6593, 0.6044, 0.5604, 0.6144, 0.692, 0.6404, 0.6464, 0.5774, 0.567, 0.616, 0.6434, 0.618, 0.632, 0.52, 0.604, 0.5694, 0.641, 0.6523, 0.567, 0.618, 0.5554, 0.71, 0.616, 0.651, 0.665, 0.626, 0.5504, 0.679, 0.692, 0.619, 0.578, 0.644, 0.6873, 0.642, 0.649, 0.671, 0.667, 0.6613, 0.697, 0.6843, 0.716, 0.6144, 0.62, 0.593, 0.6054, 0.598, 0.609, 0.6434, 0.655, 0.659, 0.632, 0.656, 0.6793, 0.613, 0.593, 0.625, 0.6663, 0.626, 0.577, 0.6723, 0.634, 0.682, 0.633, 0.618, 0.572, 0.61, 0.615, 0.574, 0.6494, 0.6014, 0.576, 0.63, 0.675, 0.661, 0.6044, 0.585, 0.5285, 0.629, 0.61]}], "layout": {"showlegend": false, "xaxis": {"showticklabels": false}, "yaxis": {"title": {"text": "Accuracy"}}}}
